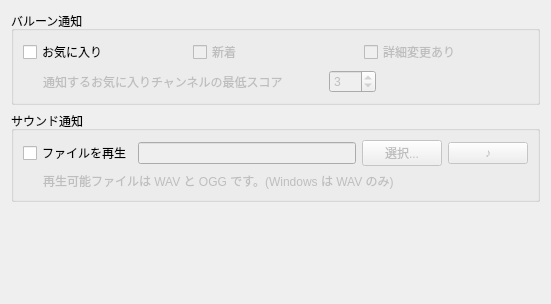
<ui version="4.0" >
 <class>NotificationWidget</class>
 <widget class="QWidget" name="NotificationWidget" >
  <property name="geometry" >
   <rect>
    <x>0</x>
    <y>0</y>
    <width>551</width>
    <height>304</height>
   </rect>
  </property>
  <property name="windowTitle" >
   <string>Form</string>
  </property>
  <layout class="QVBoxLayout" >
   <item>
    <widget class="QGroupBox" name="balloonGroupBox" >
     <property name="title" >
      <string>バルーン通知</string>
     </property>
     <property name="flat" >
      <bool>true</bool>
     </property>
     <layout class="QGridLayout" >
      <item row="0" column="0" >
       <layout class="QHBoxLayout" >
        <item>
         <widget class="QCheckBox" name="notifyFavoriteCheckBox" >
          <property name="text" >
           <string>お気に入り</string>
          </property>
         </widget>
        </item>
        <item>
         <widget class="QCheckBox" name="checkBox_2" >
          <property name="enabled" >
           <bool>false</bool>
          </property>
          <property name="text" >
           <string>新着</string>
          </property>
         </widget>
        </item>
        <item>
         <widget class="QCheckBox" name="checkBox_4" >
          <property name="enabled" >
           <bool>false</bool>
          </property>
          <property name="text" >
           <string>詳細変更あり</string>
          </property>
         </widget>
        </item>
       </layout>
      </item>
      <item row="1" column="0" >
       <layout class="QHBoxLayout" >
        <item>
         <widget class="QLabel" name="label_2" >
          <property name="enabled" >
           <bool>false</bool>
          </property>
          <property name="text" >
           <string>通知するお気に入りチャンネルの最低スコア</string>
          </property>
          <property name="indent" >
           <number>20</number>
          </property>
         </widget>
        </item>
        <item>
         <spacer>
          <property name="orientation" >
           <enum>Qt::Horizontal</enum>
          </property>
          <property name="sizeType" >
           <enum>QSizePolicy::Preferred</enum>
          </property>
          <property name="sizeHint" >
           <size>
            <width>40</width>
            <height>20</height>
           </size>
          </property>
         </spacer>
        </item>
        <item>
         <widget class="QSpinBox" name="minimumScoreSpinBox" >
          <property name="enabled" >
           <bool>false</bool>
          </property>
          <property name="minimum" >
           <number>0</number>
          </property>
          <property name="maximum" >
           <number>999</number>
          </property>
          <property name="value" >
           <number>3</number>
          </property>
         </widget>
        </item>
        <item>
         <spacer>
          <property name="orientation" >
           <enum>Qt::Horizontal</enum>
          </property>
          <property name="sizeHint" >
           <size>
            <width>40</width>
            <height>20</height>
           </size>
          </property>
         </spacer>
        </item>
       </layout>
      </item>
     </layout>
    </widget>
   </item>
   <item>
    <widget class="QGroupBox" name="soundGroupBox" >
     <property name="title" >
      <string>サウンド通知</string>
     </property>
     <property name="flat" >
      <bool>true</bool>
     </property>
     <layout class="QVBoxLayout" >
      <item>
       <layout class="QHBoxLayout" >
        <item>
         <widget class="QCheckBox" name="playSoundCheckBox" >
          <property name="text" >
           <string>ファイルを再生</string>
          </property>
         </widget>
        </item>
        <item>
         <widget class="QLineEdit" name="soundFileEdit" >
          <property name="enabled" >
           <bool>false</bool>
          </property>
         </widget>
        </item>
        <item>
         <widget class="QPushButton" name="selectFileButton" >
          <property name="enabled" >
           <bool>false</bool>
          </property>
          <property name="text" >
           <string>選択...</string>
          </property>
         </widget>
        </item>
        <item>
         <widget class="QPushButton" name="playSoundButton" >
          <property name="enabled" >
           <bool>false</bool>
          </property>
          <property name="text" >
           <string>♪</string>
          </property>
         </widget>
        </item>
       </layout>
      </item>
      <item>
       <widget class="QLabel" name="label_3" >
        <property name="enabled" >
         <bool>false</bool>
        </property>
        <property name="text" >
         <string>再生可能ファイルは WAV と OGG です。(Windows は WAV のみ)</string>
        </property>
        <property name="wordWrap" >
         <bool>true</bool>
        </property>
        <property name="indent" >
         <number>20</number>
        </property>
       </widget>
      </item>
     </layout>
    </widget>
   </item>
   <item>
    <spacer>
     <property name="orientation" >
      <enum>Qt::Vertical</enum>
     </property>
     <property name="sizeHint" >
      <size>
       <width>20</width>
       <height>118</height>
      </size>
     </property>
    </spacer>
   </item>
  </layout>
 </widget>
 <resources/>
 <connections>
  <connection>
   <sender>playSoundCheckBox</sender>
   <signal>toggled(bool)</signal>
   <receiver>label_3</receiver>
   <slot>setEnabled(bool)</slot>
   <hints>
    <hint type="sourcelabel" >
     <x>81</x>
     <y>171</y>
    </hint>
    <hint type="destinationlabel" >
     <x>91</x>
     <y>188</y>
    </hint>
   </hints>
  </connection>
  <connection>
   <sender>playSoundCheckBox</sender>
   <signal>toggled(bool)</signal>
   <receiver>selectFileButton</receiver>
   <slot>setEnabled(bool)</slot>
   <hints>
    <hint type="sourcelabel" >
     <x>59</x>
     <y>165</y>
    </hint>
    <hint type="destinationlabel" >
     <x>445</x>
     <y>174</y>
    </hint>
   </hints>
  </connection>
  <connection>
   <sender>playSoundCheckBox</sender>
   <signal>toggled(bool)</signal>
   <receiver>soundFileEdit</receiver>
   <slot>setEnabled(bool)</slot>
   <hints>
    <hint type="sourcelabel" >
     <x>96</x>
     <y>161</y>
    </hint>
    <hint type="destinationlabel" >
     <x>212</x>
     <y>161</y>
    </hint>
   </hints>
  </connection>
  <connection>
   <sender>playSoundCheckBox</sender>
   <signal>toggled(bool)</signal>
   <receiver>playSoundButton</receiver>
   <slot>setEnabled(bool)</slot>
   <hints>
    <hint type="sourcelabel" >
     <x>51</x>
     <y>157</y>
    </hint>
    <hint type="destinationlabel" >
     <x>531</x>
     <y>174</y>
    </hint>
   </hints>
  </connection>
  <connection>
   <sender>soundGroupBox</sender>
   <signal>toggled(bool)</signal>
   <receiver>selectFileButton</receiver>
   <slot>setEnabled(bool)</slot>
   <hints>
    <hint type="sourcelabel" >
     <x>142</x>
     <y>159</y>
    </hint>
    <hint type="destinationlabel" >
     <x>445</x>
     <y>174</y>
    </hint>
   </hints>
  </connection>
  <connection>
   <sender>notifyFavoriteCheckBox</sender>
   <signal>toggled(bool)</signal>
   <receiver>label_2</receiver>
   <slot>setEnabled(bool)</slot>
   <hints>
    <hint type="sourcelabel" >
     <x>128</x>
     <y>59</y>
    </hint>
    <hint type="destinationlabel" >
     <x>129</x>
     <y>86</y>
    </hint>
   </hints>
  </connection>
  <connection>
   <sender>notifyFavoriteCheckBox</sender>
   <signal>toggled(bool)</signal>
   <receiver>minimumScoreSpinBox</receiver>
   <slot>setEnabled(bool)</slot>
   <hints>
    <hint type="sourcelabel" >
     <x>179</x>
     <y>57</y>
    </hint>
    <hint type="destinationlabel" >
     <x>368</x>
     <y>89</y>
    </hint>
   </hints>
  </connection>
 </connections>
</ui>
